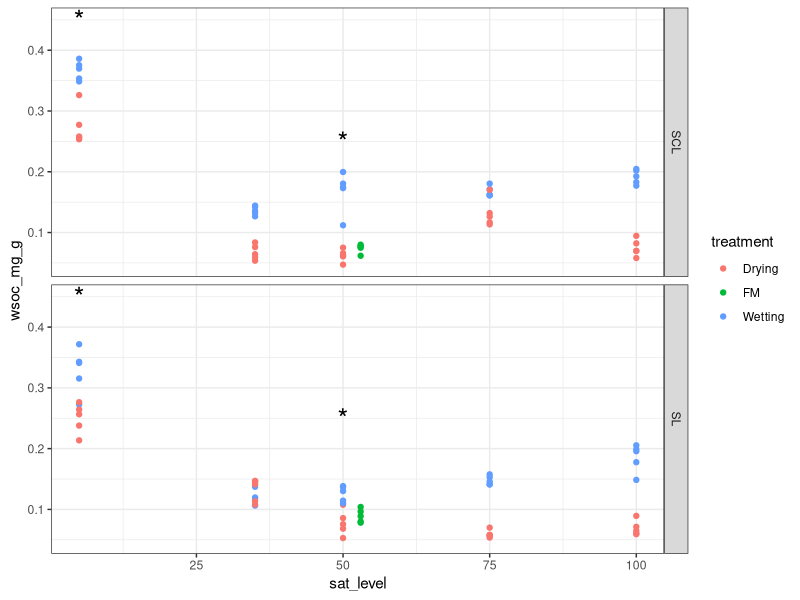
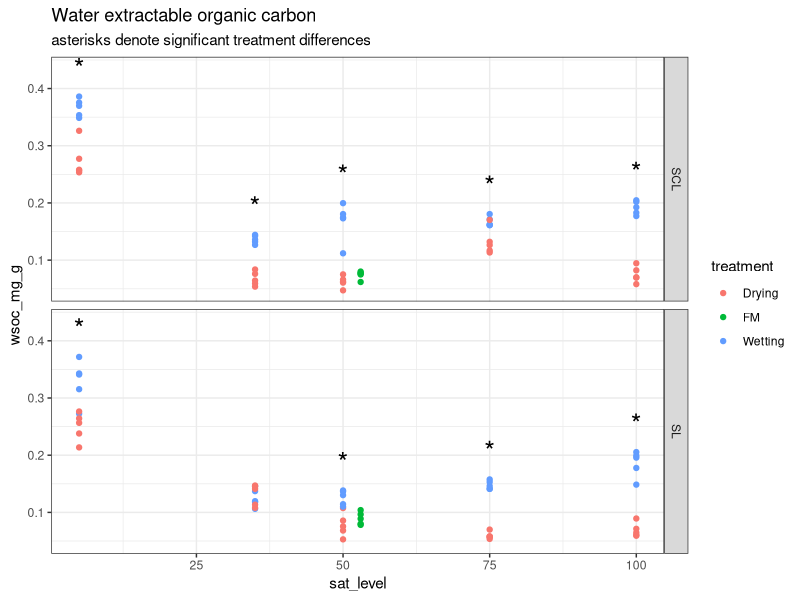

The R script that drew these images, in order:
# October 2, 2020
# Basic R stuff with the HYSTERESIS - WSOC DATA

################ # 
################ # 

## experiment design

## Samples were (a) wet or (b) dried to various moisture levels (sat_level = 5, 35, 50, 75, 100%)
## Samples were of two textures: (a) SCL = sandy clay loam (soil); (b) SL = sandy loam (soil_sand)
## FM = field moist samples, ~ 53 % saturation

## WSOC data were collected as non-purgeable organic C (NPOC)

## objective of this exercise: (a) plot data, (b) create summary tables, (c) perform statistical analyses

################ # 
################ # 

# step 0. load packages ---------------------------------------------------
library(dplyr)
library(ggplot2)
# or load the tidyverse

# step 1. load files --------------------------------------------------
corekey = read.csv("data/hysteresis_demo/corekey.csv")
wsoc_data = read.csv("data/hysteresis_demo/wsoc_results.csv")
wsoc_weights = read.csv("data/hysteresis_demo/wsoc_weights.csv")

# step 2. clean and process the data --------------------------------------

## 2a. clean the corekey
names(corekey)
corekey_clean = 
  corekey %>% #ctrl-shift-m gives you the pipes
  # select only the columns you need
  select(Core, treatment, texture, sat_level, DryWt_g, Carbon_g) %>% 
  # change the `Core` column to character format for easy joining later
  mutate(Core = as.character(Core))
  
str(corekey_clean)  
str(wsoc_data)

## 2b. process and calculate WSOC normalized to soil weight
# first, convert WSOC from mg/L to mg/g. do this using data in `wsoc_weights`.
      ## NPOC mg/L ----> NPOC mg/g
      ## 
      ## NPOC mg   *   water mL    *  1L
      ##     L        WSOC_drywt_g    1000 mL

          ## water includes the water used in extraction (40 mL) as well as the water present in the soil (WSOC_water_g)

# second, join the `corekey` to assign treatments to each core.

wsoc_data2 = 
  wsoc_data %>% 
  mutate(Core = as.character(Core)) %>%   
  left_join(wsoc_weights, by = "Core") %>% 
  ## create a new column called wsoc_mg_g
  mutate(wsoc_mg_g = npoc_mg_l * (40+WSOC_water_g)/(WSOC_drywt_g*1000)) %>% 
  left_join(corekey_clean, by = "Core") %>% 
  # select only necessary columns
  select(Core, treatment, texture, sat_level, wsoc_mg_g) %>% 
  # set FM = 53% sat_level
  mutate(sat_level = if_else(treatment=="FM", as.integer(53), sat_level))

# step 3. visualization ---------------------------------------------------
theme_set(theme_bw())

gg_wsoc = 
  wsoc_data2 %>% 
  ggplot(aes(x = sat_level, y = wsoc_mg_g, color = treatment))+
  geom_point()+
  facet_grid(texture ~.)

# step 4. tables ---------------------------------------------------

wsoc_summarytable = 
  wsoc_data2 %>% 
  group_by(texture, sat_level, treatment) %>% 
  dplyr::summarise(mean_wsoc_mg_g = mean(wsoc_mg_g),
                   sd_wsoc = sd(wsoc_mg_g),
                   se_wsoc = sd_wsoc/sqrt(n())) %>% 
  mutate(mean_wsoc_mg_g = round(mean_wsoc_mg_g,3),
         se_wsoc = round(se_wsoc,4)) %>% 
  mutate(wsoc_mg_g = paste(mean_wsoc_mg_g, "\u00b1", se_wsoc)) %>%
#  mutate(core_assignment = paste0(texture, "-" ,sat_level, "-", treatment))
  dplyr::select(texture, sat_level, treatment, wsoc_mg_g) %>% 
  filter(treatment != "FM") %>% 
  tidyr::spread(treatment, wsoc_mg_g) 

# step 5. statistics ------------------------------------------------------
## 5a. overall ANOVA
l = lm(wsoc_mg_g ~ sat_level*treatment, data = wsoc_data2 %>%  filter(treatment != "FM"))
car::Anova(l, type = "III")

## 5b. (ANOVA) effect of treatment for individual moisture levels
## include stats in the wsoc summary table
fit_anova = function(dat){
  l = lm(wsoc_mg_g ~ treatment, dat)
  a = car::Anova(l, type = "III") 
  broom::tidy(a) %>% 
    filter(term == "treatment") %>% 
    dplyr::select(`p.value`) %>% 
    rename(pvalue = `p.value`)
}

wsoc_pvalues = 
  wsoc_data2 %>%  filter(treatment != "FM") %>% 
  group_by(texture, sat_level) %>% 
  do(fit_anova(.)) %>% 
  mutate(asterisk = case_when(pvalue <= 0.05 ~ "*"))
  


wsoc_summarytable %>% 
  left_join(wsoc_pvalues, by = c("texture", "sat_level")) %>% 
  mutate(Wetting2 = paste(Wetting, asterisk),
         Wetting2 = stringr::str_replace_all(Wetting2, "NA", "")) %>% 
  dplyr::select(-Wetting, -pvalue, -asterisk) %>% 
  rename(Wetting = Wetting2)

## asterisks denote a significant treatment effect


# return to ggplot --------------------------------------------------------
## now, we add asterisks to the plot we created earlier
## two ways to do it

##  way  1,  more labor-intensive: use individual annotations for each asterisk

gg_wsoc+
  annotate("text", label = "*", x = 5, y = 0.45, size  = 7)+
  annotate("text", label = "*", x = 50, y = 0.25, size  = 7)
## and so on
## but this does not work when you have multiple panels, as the annotations will be applied to both the panels

## way 2: use geom_text
## create a file that contains all the information to create a "text" layer superimposed on the original ggplot
## we need an x-value (sat_level)
## we need a y-value, which will be a little greater than the maximum y-value 
## we need a label (asterisk)

gg_label = 
  wsoc_data2 %>% 
  group_by(texture, sat_level) %>% 
  dplyr::summarise(y = max(wsoc_mg_g) + 0.05) %>% 
  left_join(wsoc_pvalues, by = c("texture", "sat_level")) %>% 
  mutate(treatment ="Wetting")
  
gg_wsoc+
  geom_text(data = gg_label, aes(y = y, label = asterisk), color= "black", size = 7)+
  labs(title = "Water extractable organic carbon",
       subtitle = "asterisks denote significant treatment differences")
